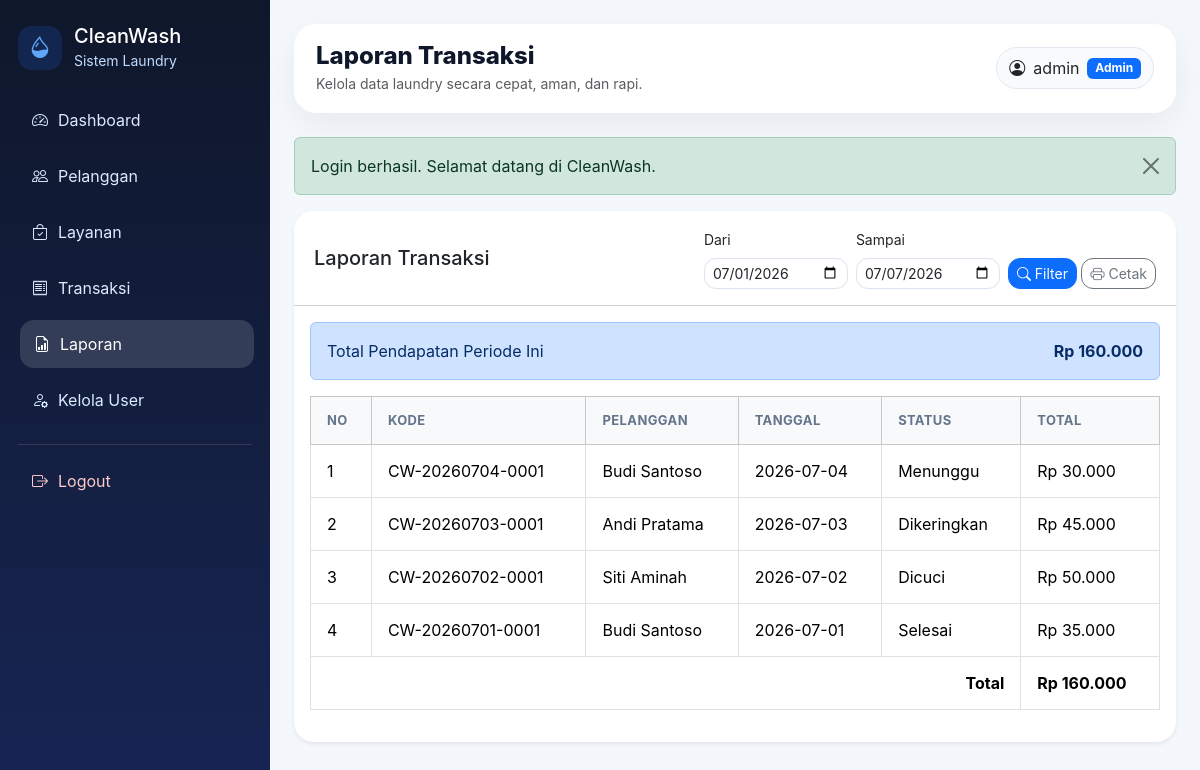
/index.php?page=admin/laporan (signed in), run on the app's committed database.
### tables this page shows
CREATE TABLE `transaksi` (
  `id` int(11) NOT NULL,
  `kode_transaksi` varchar(30) NOT NULL,
  `pelanggan_id` int(11) NOT NULL,
  `tanggal_masuk` date NOT NULL,
  `tanggal_selesai_est` date NOT NULL,
  `status` enum('Menunggu','Dicuci','Dikeringkan','Disetrika','Selesai','Diambil') NOT NULL DEFAULT 'Menunggu',
  `total_harga` decimal(12,2) NOT NULL DEFAULT 0.00,
  `created_at` timestamp NOT NULL DEFAULT current_timestamp(),
  `updated_at` timestamp NOT NULL DEFAULT current_timestamp() ON UPDATE current_timestamp()
);

CREATE TABLE `pelanggan` (
  `id` int(11) NOT NULL,
  `user_id` int(11) NOT NULL,
  `nama` varchar(100) NOT NULL,
  `no_hp` varchar(20) NOT NULL,
  `alamat` text NOT NULL,
  `created_at` timestamp NOT NULL DEFAULT current_timestamp(),
  `updated_at` timestamp NOT NULL DEFAULT current_timestamp() ON UPDATE current_timestamp()
);

### controllers/BaseController.php (called while the page is built, shortened)
<?php
abstract class BaseController
{
    protected function view(string $view, array $data = []): void
    {
        extract($data);
        $viewFile = __DIR__ . '/../views/' . $view . '.php';
        require __DIR__ . '/../views/layouts/header.php';
        require $viewFile;
        require __DIR__ . '/../views/layouts/footer.php';
    }
}

### controllers/LaporanController.php (called while the page is built, shortened)
<?php
class LaporanController extends BaseController
{
    public function index(): void
    {
        $transaksiModel = new Transaksi($this->db);
        $start = $_GET['start'] ?? date('Y-m-01');
        $end = $_GET['end'] ?? date('Y-m-d');
        $this->view('admin/laporan/index', [
            'title' => 'Laporan Transaksi',
            'start' => $start,
            'end' => $end,
            'laporan' => $transaksiModel->report($start, $end),
            'total' => $transaksiModel->totalReport($start, $end),
        ]);
    }
}

### index.php (called while the page is built, shortened)
<?php
require_once __DIR__ . '/config/helpers.php';
require_once __DIR__ . '/models/Transaksi.php';
require_once __DIR__ . '/controllers/BaseController.php';
require_once __DIR__ . '/controllers/LaporanController.php';
try {
    $db = (new Database())->getConnection();
    $userModel = new User($db);
    $auth = new Auth($userModel);
    $page = $_GET['page'] ?? 'login';
    match ($page) {
        'login' => (new AuthController($db, $auth))->login(),
        'register' => (new AuthController($db, $auth))->register(),
        'logout' => (new AuthController($db, $auth))->logout(),
        'admin/dashboard' => (new AdminController($db, $auth))->dashboard(),
        'admin/pelanggan' => (new PelangganController($db, $auth))->index(),
        'admin/pelanggan/create' => (new PelangganController($db, $auth))->create(),
        'admin/pelanggan/edit' => (new PelangganController($db, $auth))->edit(),
        'admin/pelanggan/delete' => (new PelangganController($db, $auth))->delete(),
        'admin/layanan' => (new LayananController($db, $auth))->index(),
        'admin/layanan/create' => (new LayananController($db, $auth))->create(),
        'admin/layanan/edit' => (new LayananController($db, $auth))->edit(),
        'admin/layanan/delete' => (new LayananController($db, $auth))->delete(),
        'admin/transaksi' => (new TransaksiController($db, $auth))->index(),
        'admin/transaksi/create' => (new TransaksiController($db, $auth))->create(),
        'admin/transaksi/edit' => (new TransaksiController($db, $auth))->edit(),
        'admin/transaksi/detail' => (new TransaksiController($db, $auth))->detail(),
        'admin/transaksi/status' => (new TransaksiController($db, $auth))->updateStatus(),
        'admin/transaksi/delete' => (new TransaksiController($db, $auth))->delete(),
        'admin/laporan' => (new LaporanController($db, $auth))->index(),
        'admin/users' => (new UserController($db, $auth))->index(),
        'admin/users/role' => (new UserController($db, $auth))->updateRole(),
        'pelanggan/dashboard' => (new CustomerController($db, $auth))->dashboard(),
        'pelanggan/status' => (new CustomerController($db, $auth))->status(),
        'pelanggan/riwayat' => (new CustomerController($db, $auth))->riwayat(),
        'pelanggan/profil' => (new CustomerController($db, $auth))->profil(),
        default => redirect($auth->check() ? ($_SESSION['user']['role'] === 'admin' ? 'admin/dashboard' : 'pelanggan/dashboard') : 'login'),
    };
} catch (Throwable $e) {
    http_response_code(500);
    $message = e($e->getMessage());
    ?>
    <!doctype html>
    <html lang="id">
    <head>
        <meta charset="utf-8">
        <meta name="viewport" content="width=device-width, initial-scale=1">
        <title>Kesalahan Aplikasi - CleanWash</title>
        <link href="https://cdn.jsdelivr.net/npm/bootstrap@5.3.3/dist/css/bootstrap.min.css" rel="stylesheet">
        <link href="assets/css/style.css" rel="stylesheet">
    </head>
    <body class="bg-light">
        <div class="container py-5">
            <div class="row justify-content-center">
                <div class="col-lg-7">
                    <div class="card border-0 shadow-sm">
                        <div class="card-body p-4 p-md-5">
                            <h3 class="fw-bold text-danger mb-3">Aplikasi belum bisa dijalankan</h3>
                            <p class="mb-3"><?= $message ?></p>
                            <div class="alert alert-info">
                                <strong>Solusi cepat:</strong> pastikan MySQL XAMPP aktif dan database <code>db_laundry</code> sudah dibuat dengan menjalankan script <code>database/laundry.sql</code> melalui CMD/Shell XAMPP.
                            </div>
                            <a href="README.md" class="btn btn-primary">Lihat README</a>
                        </div>
                    </div>
                </div>
            </div>
        </div>
    </body>
    </html>
    <?php
}

### models/Transaksi.php (called while the page is built, shortened)
<?php
class Transaksi
{
    private mysqli $db;
    public function __construct(mysqli $db)
    {
        $this->db = $db;
    }
    public function report(string $startDate, string $endDate): array
    {
        $sql = "SELECT t.*, p.nama AS nama_pelanggan
                FROM transaksi t
                JOIN pelanggan p ON t.pelanggan_id = p.id
                WHERE t.tanggal_masuk BETWEEN ? AND ?
                ORDER BY t.tanggal_masuk DESC, t.id DESC";
        $stmt = $this->db->prepare($sql);
        $stmt->bind_param('ss', $startDate, $endDate);
        $stmt->execute();
        return $stmt->get_result()->fetch_all(MYSQLI_ASSOC);
    }
}

### views/admin/laporan/index.php (the view, shortened to what this page needs)
<div class="card border-0 shadow-sm">
    <div class="card-header bg-white d-flex flex-column flex-md-row gap-3 justify-content-between align-items-md-center no-print">
        <h5 class="mb-0">Laporan Transaksi</h5>
        <form class="row g-2 align-items-end" method="get">
            <div class="col-auto">
                <label class="form-label small">Dari</label>
                <input type="date" name="start" value="<?= e($start) ?>" class="form-control form-control-sm">
            </div>
            <div class="col-auto">
                <label class="form-label small">Sampai</label>
                <input type="date" name="end" value="<?= e($end) ?>" class="form-control form-control-sm">
            </div>
            <div class="col-auto">
                <button class="btn btn-primary btn-sm" type="submit"><i class="bi bi-search"></i> Filter</button>
                <button class="btn btn-outline-secondary btn-sm" type="button" onclick="window.print()"><i class="bi bi-printer"></i> Cetak</button>
            </div>
        </form>
    </div>
    <div class="card-body">
        <div class="alert alert-primary d-flex justify-content-between align-items-center">
            <span>Total Pendapatan Periode Ini</span>
            <strong><?= rupiah($total) ?></strong>
        </div>
        <div class="table-responsive">
            <table class="table table-bordered align-middle">
                <thead class="table-light"><tr><th>No</th><th>Kode</th><th>Pelanggan</th><th>Tanggal</th><th>Status</th><th>Total</th></tr></thead>
                <tbody>
                <?php foreach ($laporan as $i => $row): ?>
                    <tr>
                        <td><?= $i + 1 ?></td>
                        <td><?= e($row['kode_transaksi']) ?></td>
                        <td><?= e($row['nama_pelanggan']) ?></td>
                        <td><?= e($row['tanggal_masuk']) ?></td>
                        <td><?= e($row['status']) ?></td>
                        <td><?= rupiah($row['total_harga']) ?></td>
                    </tr>
                <?php endforeach; ?>
                </tbody>
                <tfoot><tr><th colspan="5" class="text-end">Total</th><th><?= rupiah($total) ?></th></tr></tfoot>
            </table>
        </div>
    </div>
</div>

### assets/css/style.css (style rules this page uses)
:root { --primary: #2563eb; --primary-dark: #1e40af; --bg-soft: #f4f7fb; --sidebar: #0f172a; --text-muted: #64748b; }
* { box-sizing: border-box; }
body { background: var(--bg-soft); font-family: Inter, system-ui, -apple-system, BlinkMacSystemFont, "Segoe UI", sans-serif; }
.card { border-radius: 20px; overflow: hidden; }
.card-header { padding: 16px 20px; }
.table thead th { font-size: 13px; text-transform: uppercase; letter-spacing: .03em; color: #64748b; }
.table td, .table th { padding: 14px 16px; }
.btn { border-radius: 12px; }
.form-control, .form-select { border-radius: 12px; border-color: #dbe3ef; }

### data on the page
transaksi: kode_transaksi "CW-20260704-0001", pelanggan.nama "Budi Santoso", tanggal_masuk "2026-07-04", status "Menunggu", total_harga "Rp 30.000"
transaksi: kode_transaksi "CW-20260703-0001", pelanggan.nama "Andi Pratama", tanggal_masuk "2026-07-03", status "Dikeringkan", total_harga "Rp 45.000"
transaksi: kode_transaksi "CW-20260702-0001", pelanggan.nama "Siti Aminah", tanggal_masuk "2026-07-02", status "Dicuci", total_harga "Rp 50.000"
transaksi: kode_transaksi "CW-20260701-0001", pelanggan.nama "Budi Santoso", tanggal_masuk "2026-07-01", status "Selesai", total_harga "Rp 35.000"

### other printed values
$title "Laporan Transaksi"
$user['username'] "admin"
$user['role'] "Admin"
$message "Login berhasil. Selamat datang di CleanWash."
rupiah($total) "Rp 160.000"
